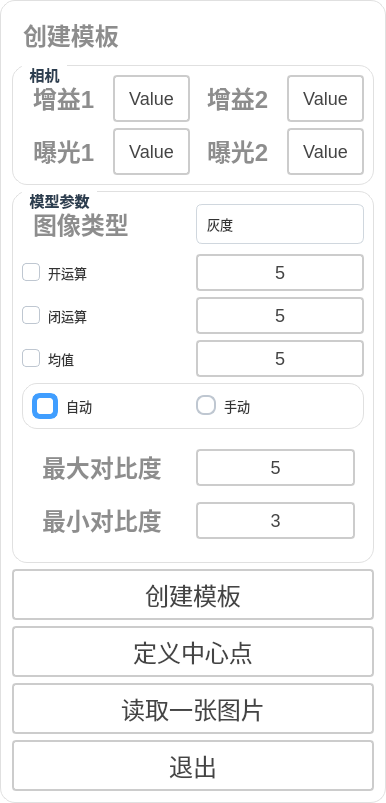
      <widget class="QGroupBox" name="gBox_infor_2">
       <property name="styleSheet">
        <string notr="true">QGroupBox {
    font-size: 15px;
    font-weight: bold;
    background-color: rgb(255, 255, 255);
    border: 1px solid #e0e0e0;
    border-radius: 2px;
	border-radius: 15px
}

QGroupBox::title {
    subcontrol-origin: margin;
    left: 10px;
    padding: 0 5px;
    color: #2c3e50;
}</string>
       </property>
       <property name="title">
        <string/>
       </property>
       <layout class="QGridLayout" name="gridLayout_4">
        <item row="0" column="0">
         <layout class="QVBoxLayout" name="verticalLayout_6" stretch="1,2,4,4">
          <item>
           <widget class="QLabel" name="label_10">
            <property name="styleSheet">
             <string notr="true">QLabel {
       font-size: 24px;        
       font-weight: bold;        
       color:  rgb(141, 141, 141);       
       padding: 5px 5px;     
       border-bottom: 2px solid #cccccc; 
    }</string>
            </property>
            <property name="text">
             <string>创建模板</string>
            </property>
            <property name="alignment">
             <set>Qt::AlignmentFlag::AlignLeading|Qt::AlignmentFlag::AlignLeft|Qt::AlignmentFlag::AlignVCenter</set>
            </property>
           </widget>
          </item>
          <item>
           <widget class="QGroupBox" name="groupBox">
            <property name="title">
             <string>相机</string>
            </property>
            <layout class="QGridLayout" name="gridLayout_9">
             <item row="0" column="0">
              <layout class="QHBoxLayout" name="horizontalLayout_11">
               <item>
                <layout class="QVBoxLayout" name="verticalLayout">
                 <item>
                  <layout class="QHBoxLayout" name="horizontalLayout_13">
                   <item>
                    <widget class="QLabel" name="label_7">
                     <property name="styleSheet">
                      <string notr="true">QLabel {
       font-size: 24px;        
       font-weight: bold;        
       color:  rgb(141, 141, 141);       
       padding: 5px 5px;     
       border-bottom: 2px solid #cccccc; 
    }</string>
                     </property>
                     <property name="text">
                      <string>增益1</string>
                     </property>
                     <property name="alignment">
                      <set>Qt::AlignmentFlag::AlignLeading|Qt::AlignmentFlag::AlignLeft|Qt::AlignmentFlag::AlignVCenter</set>
                     </property>
                    </widget>
                   </item>
                   <item>
                    <widget class="QPushButton" name="btn_zengyi1">
                     <property name="sizePolicy">
                      <sizepolicy hsizetype="Expanding" vsizetype="Expanding">
                       <horstretch>0</horstretch>
                       <verstretch>0</verstretch>
                      </sizepolicy>
                     </property>
                     <property name="styleSheet">
                      <string notr="true">QPushButton {
    padding: 6px 14px;
    border: 2px solid #CCC;
    border-radius: 4px;
    background-color: white;
    color: #444;
    font-size: 18px; 
}

QPushButton:hover {
    border-color: #999;
    background-color: #F5F5F5;
}

QPushButton:pressed {
    border-color: #777;
    background-color: #EEE;
}</string>
                     </property>
                     <property name="text">
                      <string>Value</string>
                     </property>
                    </widget>
                   </item>
                  </layout>
                 </item>
                 <item>
                  <layout class="QHBoxLayout" name="horizontalLayout_15">
                   <item>
                    <widget class="QLabel" name="label_9">
                     <property name="styleSheet">
                      <string notr="true">QLabel {
       font-size: 24px;        
       font-weight: bold;        
       color:  rgb(141, 141, 141);       
       padding: 5px 5px;     
       border-bottom: 2px solid #cccccc; 
    }</string>
                     </property>
                     <property name="text">
                      <string>曝光1</string>
                     </property>
                     <property name="alignment">
                      <set>Qt::AlignmentFlag::AlignLeading|Qt::AlignmentFlag::AlignLeft|Qt::AlignmentFlag::AlignVCenter</set>
                     </property>
                    </widget>
                   </item>
                   <item>
                    <widget class="QPushButton" name="btn_baoguang1">
                     <property name="sizePolicy">
                      <sizepolicy hsizetype="Expanding" vsizetype="Expanding">
                       <horstretch>0</horstretch>
                       <verstretch>0</verstretch>
                      </sizepolicy>
                     </property>
                     <property name="styleSheet">
                      <string notr="true">QPushButton {
    padding: 6px 14px;
    border: 2px solid #CCC;
    border-radius: 4px;
    background-color: white;
    color: #444;
    font-size: 18px; 
}

QPushButton:hover {
    border-color: #999;
    background-color: #F5F5F5;
}

QPushButton:pressed {
    border-color: #777;
    background-color: #EEE;
}</string>
                     </property>
                     <property name="text">
                      <string>Value</string>
                     </property>
                    </widget>
                   </item>
                  </layout>
                 </item>
                </layout>
               </item>
               <item>
                <layout class="QVBoxLayout" name="verticalLayout_8">
                 <item>
                  <layout class="QHBoxLayout" name="horizontalLayout_14">
                   <item>
                    <widget class="QLabel" name="label_11">
                     <property name="styleSheet">
                      <string notr="true">QLabel {
       font-size: 24px;        
       font-weight: bold;        
       color:  rgb(141, 141, 141);       
       padding: 5px 5px;     
       border-bottom: 2px solid #cccccc; 
    }</string>
                     </property>
                     <property name="text">
                      <string>增益2</string>
                     </property>
                     <property name="alignment">
                      <set>Qt::AlignmentFlag::AlignLeading|Qt::AlignmentFlag::AlignLeft|Qt::AlignmentFlag::AlignVCenter</set>
                     </property>
                    </widget>
                   </item>
                   <item>
                    <widget class="QPushButton" name="btn_zengyi2">
                     <property name="sizePolicy">
                      <sizepolicy hsizetype="Expanding" vsizetype="Expanding">
                       <horstretch>0</horstretch>
                       <verstretch>0</verstretch>
                      </sizepolicy>
                     </property>
                     <property name="styleSheet">
                      <string notr="true">QPushButton {
    padding: 6px 14px;
    border: 2px solid #CCC;
    border-radius: 4px;
    background-color: white;
    color: #444;
    font-size: 18px; 
}

QPushButton:hover {
    border-color: #999;
    background-color: #F5F5F5;
}

QPushButton:pressed {
    border-color: #777;
    background-color: #EEE;
}</string>
                     </property>
                     <property name="text">
                      <string>Value</string>
                     </property>
                    </widget>
                   </item>
                  </layout>
                 </item>
                 <item>
                  <layout class="QHBoxLayout" name="horizontalLayout_16">
                   <item>
                    <widget class="QLabel" name="label_12">
                     <property name="styleSheet">
                      <string notr="true">QLabel {
       font-size: 24px;        
       font-weight: bold;        
       color:  rgb(141, 141, 141);       
       padding: 5px 5px;     
       border-bottom: 2px solid #cccccc; 
    }</string>
                     </property>
                     <property name="text">
                      <string>曝光2</string>
                     </property>
                     <property name="alignment">
                      <set>Qt::AlignmentFlag::AlignLeading|Qt::AlignmentFlag::AlignLeft|Qt::AlignmentFlag::AlignVCenter</set>
                     </property>
                    </widget>
                   </item>
                   <item>
                    <widget class="QPushButton" name="btn_baoguang2">
                     <property name="sizePolicy">
                      <sizepolicy hsizetype="Expanding" vsizetype="Expanding">
                       <horstretch>0</horstretch>
                       <verstretch>0</verstretch>
                      </sizepolicy>
                     </property>
                     <property name="styleSheet">
                      <string notr="true">QPushButton {
    padding: 6px 14px;
    border: 2px solid #CCC;
    border-radius: 4px;
    background-color: white;
    color: #444;
    font-size: 18px; 
}

QPushButton:hover {
    border-color: #999;
    background-color: #F5F5F5;
}

QPushButton:pressed {
    border-color: #777;
    background-color: #EEE;
}</string>
                     </property>
                     <property name="text">
                      <string>Value</string>
                     </property>
                    </widget>
                   </item>
                  </layout>
                 </item>
                </layout>
               </item>
              </layout>
             </item>
            </layout>
           </widget>
          </item>
          <item>
           <widget class="QGroupBox" name="groupBox_2">
            <property name="title">
             <string>模型参数</string>
            </property>
            <layout class="QGridLayout" name="gridLayout_3">
             <item row="0" column="0">
              <layout class="QVBoxLayout" name="verticalLayout_10">
               <item>
                <layout class="QVBoxLayout" name="verticalLayout_5">
                 <item>
                  <layout class="QHBoxLayout" name="horizontalLayout_12">
                   <item>
                    <widget class="QLabel" name="label_6">
                     <property name="styleSheet">
                      <string notr="true">QLabel {
       font-size: 24px;        
       font-weight: bold;        
       color:  rgb(141, 141, 141);       
       padding: 5px 5px;     
       border-bottom: 2px solid #cccccc; 
    }</string>
                     </property>
                     <property name="text">
                      <string>图像类型</string>
                     </property>
                     <property name="alignment">
                      <set>Qt::AlignmentFlag::AlignLeading|Qt::AlignmentFlag::AlignLeft|Qt::AlignmentFlag::AlignVCenter</set>
                     </property>
                    </widget>
                   </item>
                   <item>
                    <widget class="QComboBox" name="comboBox_ImageType">
                     <property name="styleSheet">
                      <string notr="true">QComboBox {
    min-height: 30px;
    padding: 4px 10px;
    padding-right: 28px;
    border: 1px solid #D0D7DE;
    border-radius: 6px;
    background: #FFFFFF;
    color: #333333;
    font-size: 13px;
}

QComboBox:hover {
    border: 1px solid #409EFF;
    background: #FFFFFF;
}

QComboBox:focus {
    border: 1px solid #409EFF;
    background: #FFFFFF;
}

QComboBox:disabled {
    color: #A8B0B8;
    background: #F5F7FA;
    border: 1px solid #E4E7ED;
}

QComboBox::drop-down {
    subcontrol-origin: padding;
    subcontrol-position: top right;
    width: 24px;
    border: none;
    background: transparent;
}

QComboBox::down-arrow {
    image: none;
    width: 0px;
    height: 0px;
}

QComboBox QAbstractItemView {
    border: 1px solid #D0D7DE;
    border-radius: 6px;
    background: #FFFFFF;
    color: #333333;
    selection-background-color: #ECF5FF;
    selection-color: #409EFF;
    outline: none;
    padding: 4px;
}

QComboBox QAbstractItemView::item {
    min-height: 28px;
    padding: 4px 8px;
    border-radius: 4px;
}

QComboBox QAbstractItemView::item:hover {
    background: #F5F7FA;
}

QComboBox QAbstractItemView::item:selected {
    background: #ECF5FF;
    color: #409EFF;
}</string>
                     </property>
                     <item>
                      <property name="text">
                       <string>灰度</string>
                      </property>
                     </item>
                     <item>
                      <property name="text">
                       <string>红</string>
                      </property>
                     </item>
                     <item>
                      <property name="text">
                       <string>绿</string>
                      </property>
                     </item>
                     <item>
                      <property name="text">
                       <string>蓝</string>
                      </property>
                     </item>
                     <item>
                      <property name="text">
                       <string>H</string>
                      </property>
                     </item>
                     <item>
                      <property name="text">
                       <string>S</string>
                      </property>
                     </item>
                     <item>
                      <property name="text">
                       <string>V</string>
                      </property>
                     </item>
                    </widget>
                   </item>
                  </layout>
                 </item>
                 <item>
                  <layout class="QHBoxLayout" name="horizontalLayout_2" stretch="1,1">
                   <item>
                    <widget class="QCheckBox" name="ckb_opening">
                     <property name="styleSheet">
                      <string notr="true">QCheckBox {
    spacing: 8px;
    color: #333333;
    font-size: 13px;
    background: transparent;
}

QCheckBox::indicator {
    width: 16px;
    height: 16px;
    border: 1px solid #BFC7D1;
    border-radius: 4px;
    background: #FFFFFF;
}

QCheckBox::indicator:hover {
    border: 1px solid #409EFF;
    background: #F7FAFF;
}

QCheckBox::indicator:checked {
    border: 1px solid #409EFF;
    background: #409EFF;
}

QCheckBox::indicator:checked:hover {
    border: 1px solid #337ECC;
    background: #337ECC;
}

QCheckBox::indicator:disabled {
    border: 1px solid #D5DBE3;
    background: #F3F5F7;
}

QCheckBox:disabled {
    color: #A8B0B8;
}</string>
                     </property>
                     <property name="text">
                      <string>开运算</string>
                     </property>
                    </widget>
                   </item>
                   <item>
                    <widget class="QPushButton" name="btn_opening">
                     <property name="sizePolicy">
                      <sizepolicy hsizetype="Expanding" vsizetype="Expanding">
                       <horstretch>0</horstretch>
                       <verstretch>0</verstretch>
                      </sizepolicy>
                     </property>
                     <property name="styleSheet">
                      <string notr="true">QPushButton {
    padding: 6px 14px;
    border: 2px solid #CCC;
    border-radius: 4px;
    background-color: white;
    color: #444;
    font-size: 18px; 
}

QPushButton:hover {
    border-color: #999;
    background-color: #F5F5F5;
}

QPushButton:pressed {
    border-color: #777;
    background-color: #EEE;
}</string>
                     </property>
                     <property name="text">
                      <string>5</string>
                     </property>
                    </widget>
                   </item>
                  </layout>
                 </item>
                 <item>
                  <layout class="QHBoxLayout" name="horizontalLayout_17" stretch="1,1">
                   <item>
                    <widget class="QCheckBox" name="ckb_closing">
                     <property name="styleSheet">
                      <string notr="true">QCheckBox {
    spacing: 8px;
    color: #333333;
    font-size: 13px;
    background: transparent;
}

QCheckBox::indicator {
    width: 16px;
    height: 16px;
    border: 1px solid #BFC7D1;
    border-radius: 4px;
    background: #FFFFFF;
}

QCheckBox::indicator:hover {
    border: 1px solid #409EFF;
    background: #F7FAFF;
}

QCheckBox::indicator:checked {
    border: 1px solid #409EFF;
    background: #409EFF;
}

QCheckBox::indicator:checked:hover {
    border: 1px solid #337ECC;
    background: #337ECC;
}

QCheckBox::indicator:disabled {
    border: 1px solid #D5DBE3;
    background: #F3F5F7;
}

QCheckBox:disabled {
    color: #A8B0B8;
}</string>
                     </property>
                     <property name="text">
                      <string>闭运算</string>
                     </property>
                    </widget>
                   </item>
                   <item>
                    <widget class="QPushButton" name="btn_closing">
                     <property name="sizePolicy">
                      <sizepolicy hsizetype="Expanding" vsizetype="Expanding">
                       <horstretch>0</horstretch>
                       <verstretch>0</verstretch>
                      </sizepolicy>
                     </property>
                     <property name="styleSheet">
                      <string notr="true">QPushButton {
    padding: 6px 14px;
    border: 2px solid #CCC;
    border-radius: 4px;
    background-color: white;
    color: #444;
    font-size: 18px; 
}

QPushButton:hover {
    border-color: #999;
    background-color: #F5F5F5;
}

QPushButton:pressed {
    border-color: #777;
    background-color: #EEE;
}</string>
                     </property>
                     <property name="text">
                      <string>5</string>
                     </property>
                    </widget>
                   </item>
                  </layout>
                 </item>
                 <item>
                  <layout class="QHBoxLayout" name="horizontalLayout_4" stretch="1,1">
                   <item>
                    <widget class="QCheckBox" name="ckb_mean">
                     <property name="styleSheet">
                      <string notr="true">QCheckBox {
    spacing: 8px;
    color: #333333;
    font-size: 13px;
    background: transparent;
}

QCheckBox::indicator {
    width: 16px;
    height: 16px;
    border: 1px solid #BFC7D1;
    border-radius: 4px;
    background: #FFFFFF;
}

QCheckBox::indicator:hover {
    border: 1px solid #409EFF;
    background: #F7FAFF;
}

QCheckBox::indicator:checked {
    border: 1px solid #409EFF;
    background: #409EFF;
}

QCheckBox::indicator:checked:hover {
    border: 1px solid #337ECC;
    background: #337ECC;
}

QCheckBox::indicator:disabled {
    border: 1px solid #D5DBE3;
    background: #F3F5F7;
}

QCheckBox:disabled {
    color: #A8B0B8;
}</string>
                     </property>
                     <property name="text">
                      <string>均值</string>
                     </property>
                    </widget>
                   </item>
                   <item>
                    <widget class="QPushButton" name="btn_mean">
                     <property name="sizePolicy">
                      <sizepolicy hsizetype="Expanding" vsizetype="Expanding">
                       <horstretch>0</horstretch>
                       <verstretch>0</verstretch>
                      </sizepolicy>
                     </property>
                     <property name="styleSheet">
                      <string notr="true">QPushButton {
    padding: 6px 14px;
    border: 2px solid #CCC;
    border-radius: 4px;
    background-color: white;
    color: #444;
    font-size: 18px; 
}

QPushButton:hover {
    border-color: #999;
    background-color: #F5F5F5;
}

QPushButton:pressed {
    border-color: #777;
    background-color: #EEE;
}</string>
                     </property>
                     <property name="text">
                      <string>5</string>
                     </property>
                    </widget>
                   </item>
                  </layout>
                 </item>
                </layout>
               </item>
               <item>
                <widget class="QGroupBox" name="groupBox_6">
                 <property name="styleSheet">
                  <string notr="true">QGroupBox {
    font-size: 15px;
    font-weight: bold;
    background-color: rgb(255, 255, 255);
    border: 1px solid #e0e0e0;
    border-radius: 2px;
	border-radius: 15px
}

QGroupBox::title {
    subcontrol-origin: margin;
    left: 10px;
    padding: 0 5px;
    color: #2c3e50;
}</string>
                 </property>
                 <property name="title">
                  <string/>
                 </property>
                 <layout class="QGridLayout" name="gridLayout_11">
                  <item row="0" column="0">
                   <layout class="QHBoxLayout" name="horizontalLayout_21">
                    <item>
                     <widget class="QRadioButton" name="rbtn_auto">
                      <property name="styleSheet">
                       <string notr="true">QRadioButton {
    spacing: 8px;
    color: #333333;
    font-size: 13px;
    background: transparent;
}

QRadioButton::indicator {
    width: 16px;
    height: 16px;
    border: 2px solid #BFC7D1;
    border-radius: 8px;
    background: #FFFFFF;
}

QRadioButton::indicator:hover {
    border-color: #409EFF;
}

QRadioButton::indicator:checked {
    border: 5px solid #409EFF;
    background: #FFFFFF;
}

QRadioButton:disabled {
    color: #A8B0B8;
}

QRadioButton::indicator:disabled {
    border-color: #D5DBE3;
    background: #F3F5F7;
}</string>
                      </property>
                      <property name="text">
                       <string>自动</string>
                      </property>
                      <property name="checked">
                       <bool>true</bool>
                      </property>
                     </widget>
                    </item>
                    <item>
                     <widget class="QRadioButton" name="rbtn_manual">
                      <property name="styleSheet">
                       <string notr="true">QRadioButton {
    spacing: 8px;
    color: #333333;
    font-size: 13px;
    background: transparent;
}

QRadioButton::indicator {
    width: 16px;
    height: 16px;
    border: 2px solid #BFC7D1;
    border-radius: 8px;
    background: #FFFFFF;
}

QRadioButton::indicator:hover {
    border-color: #409EFF;
}

QRadioButton::indicator:checked {
    border: 5px solid #409EFF;
    background: #FFFFFF;
}

QRadioButton:disabled {
    color: #A8B0B8;
}

QRadioButton::indicator:disabled {
    border-color: #D5DBE3;
    background: #F3F5F7;
}</string>
                      </property>
                      <property name="text">
                       <string>手动 </string>
                      </property>
                     </widget>
                    </item>
                   </layout>
                  </item>
                 </layout>
                </widget>
               </item>
               <item>
                <widget class="QWidget" name="widget_contrastHide" native="true">
                 <layout class="QGridLayout" name="gridLayout_10">
                  <item row="0" column="0">
                   <layout class="QHBoxLayout" name="horizontalLayout_18" stretch="2">
                    <item>
                     <layout class="QVBoxLayout" name="verticalLayout_9" stretch="0,0">
                      <item>
                       <layout class="QHBoxLayout" name="horizontalLayout_19" stretch="1,1">
                        <item>
                         <widget class="QLabel" name="label_4">
                          <property name="styleSheet">
                           <string notr="true">QLabel {
       font-size: 24px;        
       font-weight: bold;        
       color:  rgb(141, 141, 141);       
       padding: 5px 5px;     
       border-bottom: 2px solid #cccccc; 
    }</string>
                          </property>
                          <property name="text">
                           <string>最大对比度</string>
                          </property>
                         </widget>
                        </item>
                        <item>
                         <widget class="QPushButton" name="btn_contrast">
                          <property name="styleSheet">
                           <string notr="true">QPushButton {
    padding: 6px 14px;
    border: 2px solid #CCC;
    border-radius: 4px;
    background-color: white;
    color: #444;
    font-size: 18px; 
}

QPushButton:hover {
    border-color: #999;
    background-color: #F5F5F5;
}

QPushButton:pressed {
    border-color: #777;
    background-color: #EEE;
}</string>
                          </property>
                          <property name="text">
                           <string>5</string>
                          </property>
                         </widget>
                        </item>
                       </layout>
                      </item>
                      <item>
                       <layout class="QHBoxLayout" name="horizontalLayout_20" stretch="1,1">
                        <item>
                         <widget class="QLabel" name="label_13">
                          <property name="styleSheet">
                           <string notr="true">QLabel {
       font-size: 24px;        
       font-weight: bold;        
       color:  rgb(141, 141, 141);       
       padding: 5px 5px;     
       border-bottom: 2px solid #cccccc; 
    }</string>
                          </property>
                          <property name="text">
                           <string>最小对比度</string>
                          </property>
                         </widget>
                        </item>
                        <item>
                         <widget class="QPushButton" name="btn_mincontrast">
                          <property name="styleSheet">
                           <string notr="true">QPushButton {
    padding: 6px 14px;
    border: 2px solid #CCC;
    border-radius: 4px;
    background-color: white;
    color: #444;
    font-size: 18px; 
}

QPushButton:hover {
    border-color: #999;
    background-color: #F5F5F5;
}

QPushButton:pressed {
    border-color: #777;
    background-color: #EEE;
}</string>
                          </property>
                          <property name="text">
                           <string>3</string>
                          </property>
                         </widget>
                        </item>
                       </layout>
                      </item>
                     </layout>
                    </item>
                   </layout>
                  </item>
                 </layout>
                </widget>
               </item>
              </layout>
             </item>
            </layout>
           </widget>
          </item>
          <item>
           <layout class="QVBoxLayout" name="verticalLayout_4">
            <item>
             <widget class="QPushButton" name="btn_createShapeModel">
              <property name="sizePolicy">
               <sizepolicy hsizetype="Expanding" vsizetype="Expanding">
                <horstretch>0</horstretch>
                <verstretch>0</verstretch>
               </sizepolicy>
              </property>
              <property name="styleSheet">
               <string notr="true">QPushButton {
    padding: 6px 14px;
    border: 2px solid #CCC;
    border-radius: 4px;
    background-color: white;
    color: #444;
    font-size: 24px; 
}

QPushButton:hover {
    border-color: #999;
    background-color: #F5F5F5;
}

QPushButton:pressed {
    border-color: #777;
    background-color: #EEE;
}</string>
              </property>
              <property name="text">
               <string>创建模板</string>
              </property>
             </widget>
            </item>
            <item>
             <widget class="QPushButton" name="btn_paintCenterPoint">
              <property name="sizePolicy">
               <sizepolicy hsizetype="Expanding" vsizetype="Expanding">
                <horstretch>0</horstretch>
                <verstretch>0</verstretch>
               </sizepolicy>
              </property>
              <property name="styleSheet">
               <string notr="true">QPushButton {
    padding: 6px 14px;
    border: 2px solid #CCC;
    border-radius: 4px;
    background-color: white;
    color: #444;
    font-size: 24px; 
}

QPushButton:hover {
    border-color: #999;
    background-color: #F5F5F5;
}

QPushButton:pressed {
    border-color: #777;
    background-color: #EEE;
}</string>
              </property>
              <property name="text">
               <string>定义中心点</string>
              </property>
             </widget>
            </item>
            <item>
             <widget class="QPushButton" name="btn_readImage">
              <property name="sizePolicy">
               <sizepolicy hsizetype="Expanding" vsizetype="Expanding">
                <horstretch>0</horstretch>
                <verstretch>0</verstretch>
               </sizepolicy>
              </property>
              <property name="styleSheet">
               <string notr="true">QPushButton {
    padding: 6px 14px;
    border: 2px solid #CCC;
    border-radius: 4px;
    background-color: white;
    color: #444;
    font-size: 24px; 
}

QPushButton:hover {
    border-color: #999;
    background-color: #F5F5F5;
}

QPushButton:pressed {
    border-color: #777;
    background-color: #EEE;
}</string>
              </property>
              <property name="text">
               <string>读取一张图片</string>
              </property>
             </widget>
            </item>
            <item>
             <widget class="QPushButton" name="btn_exit">
              <property name="sizePolicy">
               <sizepolicy hsizetype="Expanding" vsizetype="Expanding">
                <horstretch>0</horstretch>
                <verstretch>0</verstretch>
               </sizepolicy>
              </property>
              <property name="styleSheet">
               <string notr="true">QPushButton {
    padding: 6px 14px;
    border: 2px solid #CCC;
    border-radius: 4px;
    background-color: white;
    color: #444;
    font-size: 24px; 
}

QPushButton:hover {
    border-color: #999;
    background-color: #F5F5F5;
}

QPushButton:pressed {
    border-color: #777;
    background-color: #EEE;
}</string>
              </property>
              <property name="text">
               <string>退出</string>
              </property>
             </widget>
            </item>
           </layout>
          </item>
         </layout>
        </item>
       </layout>
      </widget>
